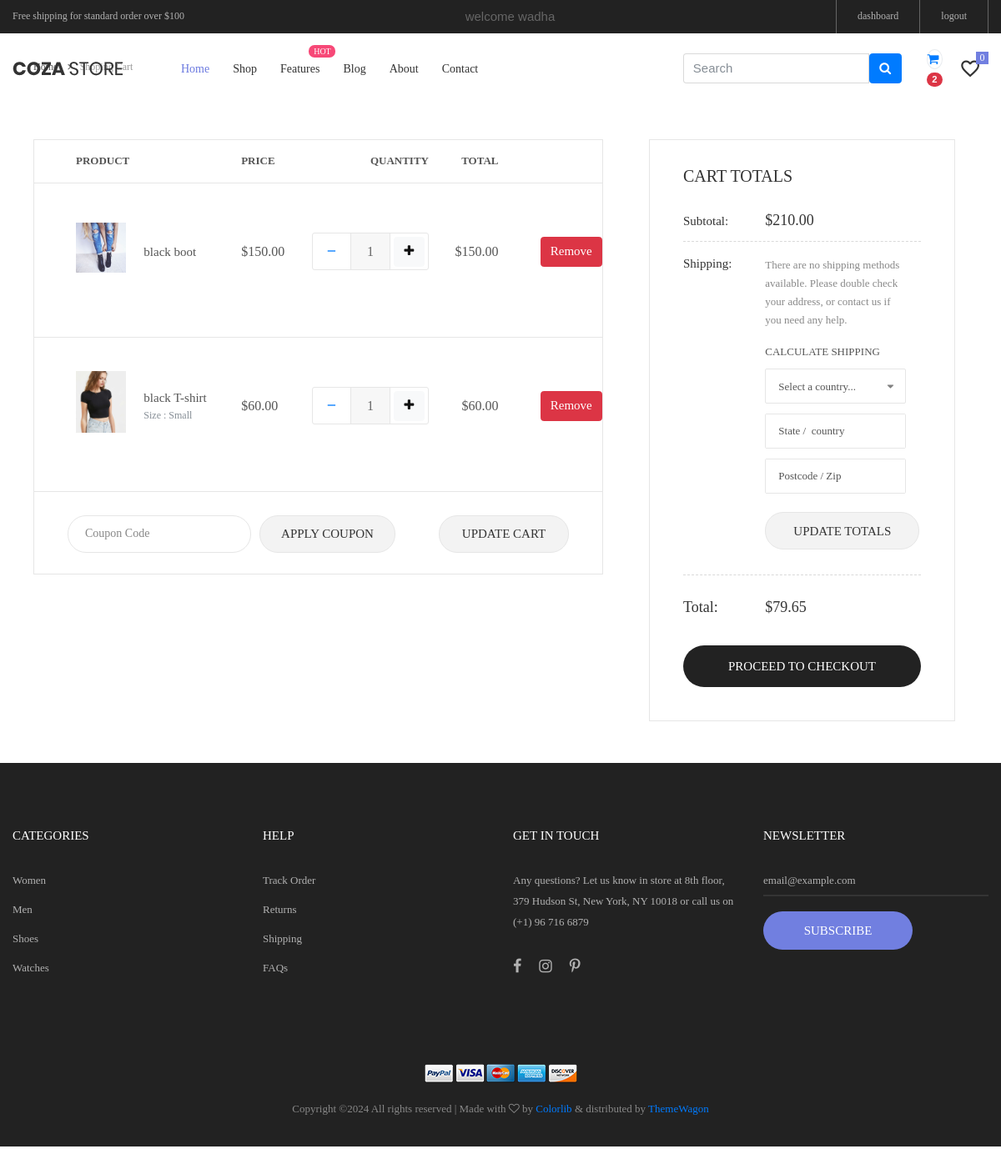
The app's page /cart/ (signed in) with its own data.
### accounts/models.py (models this page shows, shortened)
class Account(AbstractBaseUser):
    first_name = models.CharField(max_length=50)
    last_name = models.CharField(max_length=50)
    username = models.CharField(max_length=50, unique=True)
    email = models.EmailField(max_length=100, unique=True)
    phone_number = models.CharField(max_length=50)
    date_joined = models.DateTimeField(auto_now_add=True)
    last_login = models.DateTimeField(auto_now_add=True)
    is_admin = models.BooleanField(default=False)
    is_staff = models.BooleanField(default=False)
    is_active = models.BooleanField(default=False)
    is_superadmin = models.BooleanField(default=False)
    USERNAME_FIELD = 'email'
    REQUIRED_FIELDS = ['username', 'first_name', 'last_name']
    objects = MyAccountManager()

### cart/models.py (models this page shows, shortened)
class CartItem(models.Model):
    user = models.ForeignKey(Account, on_delete=models.CASCADE, null=True)
    product = models.ForeignKey(Product, on_delete=models.CASCADE)
    cart = models.ForeignKey(Cart, on_delete=models.CASCADE, null=True)
    quantity = models.IntegerField()
    is_active = models.BooleanField(default=True)
    variations = models.ManyToManyField(Variation, blank=True)
    def total(self):
        return self.product.price * self.quantity

### store/models.py (models this page shows, shortened)
class Product(models.Model):
    product_name = models.CharField(max_length=255, unique=True)
    slug = models.SlugField(max_length=255, unique=True)
    description = models.TextField(max_length=500, blank=True)
    price = models.DecimalField(max_digits=5, decimal_places=2)
    images = models.ImageField(upload_to='photos/products')
    stock = models.IntegerField()
    is_available = models.BooleanField(default=True)
    category = models.ForeignKey(Category, on_delete=models.CASCADE)
    created_date = models.DateTimeField(auto_now_add=True)
    modified_date = models.DateTimeField(auto_now=True)

class Variation(models.Model):
    product = models.ForeignKey(Product, on_delete=models.CASCADE)
    variation_category = models.CharField(max_length=100, choices=(('size', 'size'),))
    variation_value     = models.CharField(max_length=100)
    is_active           = models.BooleanField(default=True)
    created_date        = models.DateTimeField(auto_now=True)

### cart/views.py (the view)
# urls.py: path('', views.cart, name='cart'),
def cart(request, subtotal=0, quantity=0, cart_items=None):
    try:
        if request.user.is_authenticated:
           cart_items = CartItem.objects.filter(user=request.user, is_active=True)
        else:
            cart = Cart.objects.get(cart_id=_cart_id(request))
            cart_items = CartItem.objects.filter(cart=cart, is_active=True)
        for cart_item in cart_items:
            subtotal += (cart_item.product.price * cart_item.quantity)
            quantity += cart_item.quantity
    except ObjectDoesNotExist:
        pass
    context = {
        'subtotal' : subtotal,
        'cart_items': cart_items,
        'quantity' : quantity,
    }
    return render(request, 'cart.html', context)

### cart/context_processors.py (called while the page is built)
def count(request):
    cart_counter = 0
    try:
        cart = Cart.objects.filter(cart_id=_cart_id(request))
        if request.user.is_authenticated:
            cart_items = CartItem.objects.all().filter(user=request.user)
        else:
            cart_items = CartItem.objects.all().filter(cart=cart[:1])
        for cart_item in cart_items:
            cart_counter += cart_item.quantity
    except Cart.DoesNotExist:
        cart_counter = 0
    return dict(cart_counter=cart_counter)

### cart/views.py (called while the page is built)
def _cart_id(request):
    cart = request.session.session_key
    if not cart:
        cart = request.session.create()
    return cart

### category/context_processors.py (called while the page is built)
def menu_links(request):
    links = Category.objects.all()
    return dict(links=links)

### category/models.py (called while the page is built)
    def get_url(self):
        return reverse('products_by_category', args=[self.slug])

### templates/cart.html (shortened to what this page needs)
{% extends 'base.html'%}
{% load static%}
{%block content%}
	<div class="container">
		<div class="bread-crumb flex-w p-l-25 p-r-15 p-t-30 p-lr-0-lg">
			<a href="index.html" class="stext-109 cl8 hov-cl1 trans-04">
			</a>
			<span class="stext-109 cl4">
				Shoping Cart
			</span>
		</div>
	</div>
	{% if not cart_items %}
	<h2 class="text-center">Your Shopping Cart is Empty</h2>
	<br>
	<div class="text-center">
		<a href="{% url 'store' %}" class="btn btn-primary">Continue Shopping</a>
	</div>
    {% else %}
	<form class="bg0 p-t-75 p-b-85">
		<div class="container">
			<div class="row">
				<div class="col-lg-10 col-xl-7 m-lr-auto m-b-50">
					<div class="m-l-25 m-r--38 m-lr-0-xl">
						<div class="wrap-table-shopping-cart">
							<table class="table-shopping-cart">
								<tr class="table_head">
									<th class="column-1">Product</th>
									<th class="column-2"></th>
									<th class="column-3">Price</th>
									<th class="column-4">Quantity</th>
									<th class="column-5">Total</th>
								</tr>
								{% for cart_item in cart_items%}
								<tr class="table_row">
									<td class="column-1">
										<div class="how-itemcart1">
											<img src="{{cart_item.product.images.url}}" alt="IMG">
										</div>
									</td>
									<td class="column-2">{{cart_item.product.product_name}}
										<br>
										<p class="text-muted small">
											{% if cart_item.variations.all %}
												{% for item in cart_item.variations.all %}
													{{ item.variation_category | capfirst }} : {{ item.variation_value | capfirst }} <br>
												{% endfor %}
											{% endif %}
										</p>
									</td>
									<td class="column-3">${{cart_item.product.price}}</td>
									<td class="column-4">
										<div class="wrap-num-product flex-w m-l-auto m-r-0">
											<div class="btn-num-product-down cl8 hov-btn3 trans-04 flex-c-m">
												<a href="{% url 'remove_cart' cart_item.product.id cart_item.id %}"><i class="fs-16 zmdi zmdi-minus"></i></a>
											</div>
											<input class="mtext-104 cl3 txt-center num-product" type="number" name="num-product1" value="{{cart_item.quantity}}">
											<div class="btn-num-product-up cl8 hov-btn3 trans-04 flex-c-m">
												<div class="input-group-append">
													<form action="{% url 'add_cart' cart_item.product.id %}" method="POST">
														<button class="btn btn-light" type="submit" id="button-minus"> <i class="fa fa-plus"></i> </button>
													</form>
												</div>
											</div>
										</div>
									</td>
									<td class="column-5">${{cart_item.total}} </td>
									<td class="text-right">
										<a href="{% url 'remove_cart_item' cart_item.product.id cart_item.id %}" onclick="return confirm('Are you sure you want to delete this item?')" class="btn btn-danger"> Remove</a>
									</td>
								</tr>
							    {% endfor%}
							</table>
						</div>
						<div class="flex-w flex-sb-m bor15 p-t-18 p-b-15 p-lr-40 p-lr-15-sm">
							<div class="flex-w flex-m m-r-20 m-tb-5">
								<input class="stext-104 cl2 plh4 size-117 bor13 p-lr-20 m-r-10 m-tb-5" type="text" name="coupon" placeholder="Coupon Code">
								<div class="flex-c-m stext-101 cl2 size-118 bg8 bor13 hov-btn3 p-lr-15 trans-04 pointer m-tb-5">
									Apply coupon
								</div>
							</div>
							<div class="flex-c-m stext-101 cl2 size-119 bg8 bor13 hov-btn3 p-lr-15 trans-04 pointer m-tb-10">
								Update Cart
							</div>
						</div>
					</div>
				</div>
				<div class="col-sm-10 col-lg-7 col-xl-5 m-lr-auto m-b-50">
					<div class="bor10 p-lr-40 p-t-30 p-b-40 m-l-63 m-r-40 m-lr-0-xl p-lr-15-sm">
						<h4 class="mtext-109 cl2 p-b-30">
							Cart Totals
						</h4>
						<div class="flex-w flex-t bor12 p-b-13">
							<div class="size-208">
								<span class="stext-110 cl2">
									Subtotal:
								</span>
							</div>
							<div class="size-209">
								<span class="mtext-110 cl2">
									${{subtotal}}
								</span>
							</div>
						</div>
						<div class="flex-w flex-t bor12 p-t-15 p-b-30">
							<div class="size-208 w-full-ssm">
								<span class="stext-110 cl2">
									Shipping:
								</span>
							</div>
							<div class="size-209 p-r-18 p-r-0-sm w-full-ssm">
								<p class="stext-111 cl6 p-t-2">
									There are no shipping methods available. Please double check your address, or contact us if you need any help.
								</p>
								<div class="p-t-15">
									<span class="stext-112 cl8">
										Calculate Shipping
									</span>
									<div class="rs1-select2 rs2-select2 bor8 bg0 m-b-12 m-t-9">
									</div>
									<div class="bor8 bg0 m-b-12">
										<input class="stext-111 cl8 plh3 size-111 p-lr-15" type="text" name="state" placeholder="State /  country">
									</div>
									<div class="bor8 bg0 m-b-22">
										<input class="stext-111 cl8 plh3 size-111 p-lr-15" type="text" name="postcode" placeholder="Postcode / Zip">
									</div>
									<div class="flex-w">
										<div class="flex-c-m stext-101 cl2 size-115 bg8 bor13 hov-btn3 p-lr-15 trans-04 pointer">
											Update Totals
										</div>
									</div>
								</div>
							</div>
						</div>
						<div class="flex-w flex-t p-t-27 p-b-33">
							<div class="size-208">
								<span class="mtext-101 cl2">
									Total:
								</span>
							</div>
							<div class="size-209 p-t-1">
								<span class="mtext-110 cl2">
									$79.65
								</span>
							</div>
						</div>
						<a href="{% url 'checkout'%}" class="flex-c-m stext-101 cl0 size-116 bg3 bor14 hov-btn3 p-lr-15 trans-04 pointer">
							Proceed to Checkout
						</a>
					</div>
				</div>
			</div>
		</div>
	</form>
	{%endif%}
</body>
</html>
{%endblock content%}

### templates/header.html (shortened to what this page needs)
{% load static%}
<header>
    <div class="container-menu-desktop">
        <div class="top-bar">
            <div class="content-topbar flex-sb-m h-full container">
                <div class="left-top-bar">
                    Free shipping for standard order over $100
                </div>
                {% if user.id is None%}
                <div class="right-top-bar flex-w h-full">
                    <a href="{% url 'login' %}" class="flex-c-m trans-04 p-lr-25">
                        lonin
                    </a>
                    <a href="{% url 'register' %}" class="flex-c-m trans-04 p-lr-25">
                        register
                    </a>
                </div>
                {%else%}
                <div class="right-top-bar">
                    welcome {{user.first_name}}
                </div>
                <div class="right-top-bar flex-w h-full">
                    <a href="{% url 'dashboard' %}" class="flex-c-m trans-04 p-lr-25">
                        dashboard
                    </a>
                    <a href="{% url 'logout' %}" class="flex-c-m trans-04 p-lr-25">
                        logout
                    </a>
                </div>
                {%endif%}
            </div>
        </div>
        <div class="wrap-menu-desktop">
            <nav class="limiter-menu-desktop container">
                <a href="#" class="logo">
                    <img src="{% static 'images/icons/logo-01.png' %}" alt="IMG-LOGO">
                </a>
                <div class="menu-desktop">
                    <ul class="main-menu">
                        <li class="active-menu">
                            <a href="index.html">Home</a>
                        </li>
                        <li>
                            <a href="{% url 'store' %}">Shop</a>
                        </li>
                        <li class="label1" data-label1="hot">
                            <a href="shoping-cart.html">Features</a>
                        </li>
                        <li>
                            <a href="blog.html">Blog</a>
                        </li>
                        <li>
                            <a href="about.html">About</a>
                        </li>
                        <li>
                            <a href="contact.html">Contact</a>
                        </li>
                    </ul>
                </div>
                <div class="wrap-icon-header flex-w flex-r-m">
                    <form action="{% url 'search' %}" class="search" method='GET'>
                        <div class="input-group w-100">
                            <input type="text" class="form-control" style="width:60%;" placeholder="Search" name="keyword">
                            <div class="input-group-append">
                              <button class="btn btn-primary" type="submit">
                                <i class="fa fa-search"></i>
                              </button>
                            </div>
                          </div>
                      </form>
                    <a href="{% url 'cart' %}" class="widget-header pl-3 ml-3">
                        <div class="icon icon-sm rounded-circle border"><i class="fa fa-shopping-cart"></i></div>
                        <span class="badge badge-pill badge-danger notify">{{cart_counter}}</span>
                      </a>
                    <a href="#" class="dis-block icon-header-item cl2 hov-cl1 trans-04 p-l-22 p-r-11 icon-header-noti" data-notify="0">
                        <i class="zmdi zmdi-favorite-outline"></i>
                    </a>
                </div>
            </nav>
        </div>
    </div>
</header>

### records on screen
Account: first_name "wadha"
CartItem: product.images (picture), product.product_name "black boot", product.price "150.00", num-product1 "1", total "150.00"
CartItem: product.images (picture), product.product_name "black T-shirt", product.price "60.00", num-product1 "1", total "60.00"
Variation: variation_category "Size", variation_value "Small"

### other values on screen
{{ cart_counter }} "2"
{{ subtotal }} "210.00"
